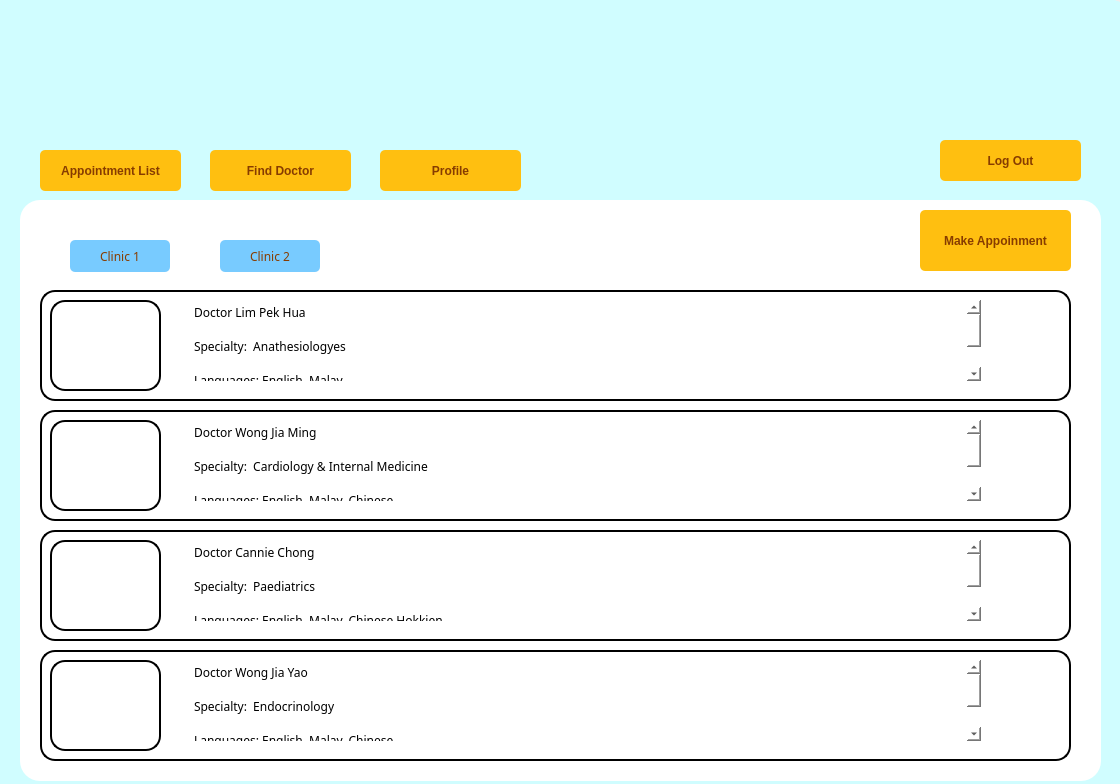
<?xml version="1.0" encoding="UTF-8"?>
<ui version="4.0">
 <class>Form</class>
 <widget class="QWidget" name="Form">
  <property name="geometry">
   <rect>
    <x>0</x>
    <y>0</y>
    <width>1120</width>
    <height>784</height>
   </rect>
  </property>
  <property name="windowTitle">
   <string>Form</string>
  </property>
  <widget class="QWidget" name="widget_2" native="true">
   <property name="geometry">
    <rect>
     <x>0</x>
     <y>0</y>
     <width>1131</width>
     <height>811</height>
    </rect>
   </property>
   <property name="font">
    <font>
     <family>Academy Engraved LET</family>
     <bold>false</bold>
    </font>
   </property>
   <property name="styleSheet">
    <string notr="true">background-color: rgb(208, 253, 255);

border-radius:20px;</string>
   </property>
   <widget class="QWidget" name="widget_3" native="true">
    <property name="geometry">
     <rect>
      <x>-20</x>
      <y>0</y>
      <width>1151</width>
      <height>131</height>
     </rect>
    </property>
    <property name="styleSheet">
     <string notr="true">background-image: url(:/newPrefix/360_F_120571823_uUoCUfnSuxzEgOPj6FQ1nxCHNAw562Fq 2.jpg);</string>
    </property>
   </widget>
   <widget class="QWidget" name="widget_4" native="true">
    <property name="geometry">
     <rect>
      <x>20</x>
      <y>200</y>
      <width>1081</width>
      <height>581</height>
     </rect>
    </property>
    <property name="styleSheet">
     <string notr="true">background-color: rgb(255, 255, 255);</string>
    </property>
    <widget class="QPushButton" name="b5">
     <property name="geometry">
      <rect>
       <x>900</x>
       <y>10</y>
       <width>151</width>
       <height>61</height>
      </rect>
     </property>
     <property name="font">
      <font>
       <family>.AppleSystemUIFont</family>
       <italic>false</italic>
       <bold>true</bold>
       <underline>false</underline>
      </font>
     </property>
     <property name="styleSheet">
      <string notr="true">QPushButton#b5{
background-color:rgb(255,191,16);
color:rgb(135,60,0);
border-radius:5px;
}

QPushButton#b5:pressed{
background-color:rgb(255,255,16);
}
</string>
     </property>
     <property name="text">
      <string>Make Appoinment</string>
     </property>
    </widget>
    <widget class="QPushButton" name="b6">
     <property name="geometry">
      <rect>
       <x>50</x>
       <y>40</y>
       <width>100</width>
       <height>32</height>
      </rect>
     </property>
     <property name="styleSheet">
      <string notr="true">QPushButton#b6{
background-color: rgb(120, 203, 255);
color:rgb(135,60,0);
border-radius:5px;
}

QPushButton#b6:pressed{
background-color:rgb(255,255,16);
}
</string>
     </property>
     <property name="text">
      <string>Clinic 1</string>
     </property>
    </widget>
    <widget class="QPushButton" name="b7">
     <property name="geometry">
      <rect>
       <x>200</x>
       <y>40</y>
       <width>100</width>
       <height>32</height>
      </rect>
     </property>
     <property name="styleSheet">
      <string notr="true">QPushButton#b7{
background-color: rgb(120, 203, 255);
color:rgb(135,60,0);
border-radius:5px;
}

QPushButton#b7:pressed{
background-color:rgb(255,255,16);
}
</string>
     </property>
     <property name="text">
      <string>Clinic 2</string>
     </property>
    </widget>
    <widget class="QLabel" name="label">
     <property name="geometry">
      <rect>
       <x>20</x>
       <y>90</y>
       <width>1031</width>
       <height>111</height>
      </rect>
     </property>
     <property name="styleSheet">
      <string notr="true">background-color: rgb(255, 255, 255);
font: 75 10pt &quot;MS Shell Dlg 2&quot;;
border: 2px solid;
border-radius: 15px;</string>
     </property>
     <property name="text">
      <string/>
     </property>
     <property name="alignment">
      <set>Qt::AlignmentFlag::AlignHCenter|Qt::AlignmentFlag::AlignTop</set>
     </property>
    </widget>
    <widget class="QLabel" name="label_2">
     <property name="geometry">
      <rect>
       <x>20</x>
       <y>210</y>
       <width>1031</width>
       <height>111</height>
      </rect>
     </property>
     <property name="styleSheet">
      <string notr="true">background-color: rgb(255, 255, 255);
font: 75 10pt &quot;MS Shell Dlg 2&quot;;
border: 2px solid;
border-radius: 15px;</string>
     </property>
     <property name="text">
      <string/>
     </property>
     <property name="alignment">
      <set>Qt::AlignmentFlag::AlignHCenter|Qt::AlignmentFlag::AlignTop</set>
     </property>
    </widget>
    <widget class="QLabel" name="label_3">
     <property name="geometry">
      <rect>
       <x>20</x>
       <y>330</y>
       <width>1031</width>
       <height>111</height>
      </rect>
     </property>
     <property name="styleSheet">
      <string notr="true">background-color: rgb(255, 255, 255);
font: 75 10pt &quot;MS Shell Dlg 2&quot;;
border: 2px solid;
border-radius: 15px;</string>
     </property>
     <property name="text">
      <string/>
     </property>
     <property name="alignment">
      <set>Qt::AlignmentFlag::AlignHCenter|Qt::AlignmentFlag::AlignTop</set>
     </property>
    </widget>
    <widget class="QLabel" name="label_4">
     <property name="geometry">
      <rect>
       <x>20</x>
       <y>450</y>
       <width>1031</width>
       <height>111</height>
      </rect>
     </property>
     <property name="styleSheet">
      <string notr="true">background-color: rgb(255, 255, 255);
font: 75 10pt &quot;MS Shell Dlg 2&quot;;
border: 2px solid;
border-radius: 15px;</string>
     </property>
     <property name="text">
      <string/>
     </property>
     <property name="alignment">
      <set>Qt::AlignmentFlag::AlignHCenter|Qt::AlignmentFlag::AlignTop</set>
     </property>
    </widget>
    <widget class="QLabel" name="label_5">
     <property name="geometry">
      <rect>
       <x>30</x>
       <y>100</y>
       <width>111</width>
       <height>91</height>
      </rect>
     </property>
     <property name="styleSheet">
      <string notr="true">border: 2px solid;
border-radius: 15px;
</string>
     </property>
     <property name="text">
      <string/>
     </property>
     <property name="pixmap">
      <pixmap>../.designer/Library/Containers/net.whatsapp.WhatsApp/Data/tmp/documents/8BBA64D9-3516-422A-9B86-19AF1718F8D2/doc1.jpeg</pixmap>
     </property>
     <property name="scaledContents">
      <bool>true</bool>
     </property>
    </widget>
    <widget class="QLabel" name="label_6">
     <property name="geometry">
      <rect>
       <x>30</x>
       <y>220</y>
       <width>111</width>
       <height>91</height>
      </rect>
     </property>
     <property name="styleSheet">
      <string notr="true">border: 2px solid;
border-radius: 15px;
</string>
     </property>
     <property name="text">
      <string/>
     </property>
     <property name="pixmap">
      <pixmap>../.designer/Library/Containers/net.whatsapp.WhatsApp/Data/tmp/documents/8BBA64D9-3516-422A-9B86-19AF1718F8D2/doc1.jpeg</pixmap>
     </property>
     <property name="scaledContents">
      <bool>true</bool>
     </property>
    </widget>
    <widget class="QLabel" name="label_7">
     <property name="geometry">
      <rect>
       <x>30</x>
       <y>340</y>
       <width>111</width>
       <height>91</height>
      </rect>
     </property>
     <property name="styleSheet">
      <string notr="true">border: 2px solid;
border-radius: 15px;
</string>
     </property>
     <property name="text">
      <string/>
     </property>
     <property name="pixmap">
      <pixmap>../.designer/Library/Containers/net.whatsapp.WhatsApp/Data/tmp/documents/8BBA64D9-3516-422A-9B86-19AF1718F8D2/doc1.jpeg</pixmap>
     </property>
     <property name="scaledContents">
      <bool>true</bool>
     </property>
    </widget>
    <widget class="QLabel" name="label_8">
     <property name="geometry">
      <rect>
       <x>30</x>
       <y>460</y>
       <width>111</width>
       <height>91</height>
      </rect>
     </property>
     <property name="styleSheet">
      <string notr="true">border: 2px solid;
border-radius: 15px;
</string>
     </property>
     <property name="text">
      <string/>
     </property>
     <property name="pixmap">
      <pixmap>../.designer/Library/Containers/net.whatsapp.WhatsApp/Data/tmp/documents/8BBA64D9-3516-422A-9B86-19AF1718F8D2/doc1.jpeg</pixmap>
     </property>
     <property name="scaledContents">
      <bool>true</bool>
     </property>
    </widget>
    <widget class="QTextEdit" name="textEdit">
     <property name="geometry">
      <rect>
       <x>170</x>
       <y>100</y>
       <width>791</width>
       <height>81</height>
      </rect>
     </property>
     <property name="styleSheet">
      <string notr="true">background-color: rgb(255, 255, 255);</string>
     </property>
     <property name="html">
      <string>&lt;!DOCTYPE HTML PUBLIC &quot;-//W3C//DTD HTML 4.0//EN&quot; &quot;http://www.w3.org/TR/REC-html40/strict.dtd&quot;&gt;
&lt;html&gt;&lt;head&gt;&lt;meta name=&quot;qrichtext&quot; content=&quot;1&quot; /&gt;&lt;meta charset=&quot;utf-8&quot; /&gt;&lt;style type=&quot;text/css&quot;&gt;
p, li { white-space: pre-wrap; }
hr { height: 1px; border-width: 0; }
li.unchecked::marker { content: &quot;\2610&quot;; }
li.checked::marker { content: &quot;\2612&quot;; }
&lt;/style&gt;&lt;/head&gt;&lt;body style=&quot; font-family:'.AppleSystemUIFont'; font-size:13pt; font-weight:400; font-style:normal;&quot;&gt;
&lt;p style=&quot; margin-top:0px; margin-bottom:0px; margin-left:0px; margin-right:0px; -qt-block-indent:0; text-indent:0px;&quot;&gt;&lt;span style=&quot; font-size:9pt; color:#000000;&quot;&gt;Doctor Lim Pek Hua&lt;/span&gt;&lt;/p&gt;
&lt;p style=&quot;-qt-paragraph-type:empty; margin-top:0px; margin-bottom:0px; margin-left:0px; margin-right:0px; -qt-block-indent:0; text-indent:0px; font-size:9pt; color:#000000;&quot;&gt;&lt;br /&gt;&lt;/p&gt;
&lt;p style=&quot; margin-top:0px; margin-bottom:0px; margin-left:0px; margin-right:0px; -qt-block-indent:0; text-indent:0px;&quot;&gt;&lt;span style=&quot; font-size:9pt; color:#000000;&quot;&gt;Specialty:  Anathesiologyes&lt;/span&gt;&lt;/p&gt;
&lt;p style=&quot;-qt-paragraph-type:empty; margin-top:0px; margin-bottom:0px; margin-left:0px; margin-right:0px; -qt-block-indent:0; text-indent:0px; font-size:9pt; color:#000000;&quot;&gt;&lt;br /&gt;&lt;/p&gt;
&lt;p style=&quot; margin-top:0px; margin-bottom:0px; margin-left:0px; margin-right:0px; -qt-block-indent:0; text-indent:0px;&quot;&gt;&lt;span style=&quot; font-size:9pt; color:#000000;&quot;&gt;Languages: English, Malay&lt;/span&gt;&lt;/p&gt;
&lt;p style=&quot;-qt-paragraph-type:empty; margin-top:0px; margin-bottom:0px; margin-left:0px; margin-right:0px; -qt-block-indent:0; text-indent:0px; font-size:9pt; color:#000000;&quot;&gt;&lt;br /&gt;&lt;/p&gt;
&lt;p style=&quot; margin-top:0px; margin-bottom:0px; margin-left:0px; margin-right:0px; -qt-block-indent:0; text-indent:0px;&quot;&gt;&lt;span style=&quot; font-size:9pt; color:#000000;&quot;&gt;Qualification: MBChb (Leeds University, UK), Master in Anesthesiology (UM) , Fellowship in Intensive Care (MOH)&lt;/span&gt;&lt;/p&gt;&lt;/body&gt;&lt;/html&gt;</string>
     </property>
    </widget>
    <widget class="QTextEdit" name="textEdit_2">
     <property name="geometry">
      <rect>
       <x>170</x>
       <y>220</y>
       <width>791</width>
       <height>81</height>
      </rect>
     </property>
     <property name="styleSheet">
      <string notr="true">background-color: rgb(255, 255, 255);</string>
     </property>
     <property name="html">
      <string>&lt;!DOCTYPE HTML PUBLIC &quot;-//W3C//DTD HTML 4.0//EN&quot; &quot;http://www.w3.org/TR/REC-html40/strict.dtd&quot;&gt;
&lt;html&gt;&lt;head&gt;&lt;meta name=&quot;qrichtext&quot; content=&quot;1&quot; /&gt;&lt;meta charset=&quot;utf-8&quot; /&gt;&lt;style type=&quot;text/css&quot;&gt;
p, li { white-space: pre-wrap; }
hr { height: 1px; border-width: 0; }
li.unchecked::marker { content: &quot;\2610&quot;; }
li.checked::marker { content: &quot;\2612&quot;; }
&lt;/style&gt;&lt;/head&gt;&lt;body style=&quot; font-family:'.AppleSystemUIFont'; font-size:13pt; font-weight:400; font-style:normal;&quot;&gt;
&lt;p style=&quot; margin-top:0px; margin-bottom:0px; margin-left:0px; margin-right:0px; -qt-block-indent:0; text-indent:0px;&quot;&gt;&lt;span style=&quot; font-size:9pt; color:#000000;&quot;&gt;Doctor Wong Jia Ming&lt;/span&gt;&lt;/p&gt;
&lt;p style=&quot;-qt-paragraph-type:empty; margin-top:0px; margin-bottom:0px; margin-left:0px; margin-right:0px; -qt-block-indent:0; text-indent:0px; font-size:9pt; color:#000000;&quot;&gt;&lt;br /&gt;&lt;/p&gt;
&lt;p style=&quot; margin-top:0px; margin-bottom:0px; margin-left:0px; margin-right:0px; -qt-block-indent:0; text-indent:0px;&quot;&gt;&lt;span style=&quot; font-size:9pt; color:#000000;&quot;&gt;Specialty:  Cardiology &amp;amp; Internal Medicine&lt;/span&gt;&lt;/p&gt;
&lt;p style=&quot;-qt-paragraph-type:empty; margin-top:0px; margin-bottom:0px; margin-left:0px; margin-right:0px; -qt-block-indent:0; text-indent:0px; font-size:9pt; color:#000000;&quot;&gt;&lt;br /&gt;&lt;/p&gt;
&lt;p style=&quot; margin-top:0px; margin-bottom:0px; margin-left:0px; margin-right:0px; -qt-block-indent:0; text-indent:0px;&quot;&gt;&lt;span style=&quot; font-size:9pt; color:#000000;&quot;&gt;Languages: English, Malay, Chinese&lt;/span&gt;&lt;/p&gt;
&lt;p style=&quot;-qt-paragraph-type:empty; margin-top:0px; margin-bottom:0px; margin-left:0px; margin-right:0px; -qt-block-indent:0; text-indent:0px; font-size:9pt; color:#000000;&quot;&gt;&lt;br /&gt;&lt;/p&gt;
&lt;p style=&quot; margin-top:0px; margin-bottom:0px; margin-left:0px; margin-right:0px; -qt-block-indent:0; text-indent:0px;&quot;&gt;&lt;span style=&quot; font-size:9pt; color:#000000;&quot;&gt;Qualification: MBBS (Hons) (Aust), MRCP (UK), FRCP (Edin), FCCP (USA), FNHAM, AM (M'sia)&lt;/span&gt;&lt;/p&gt;&lt;/body&gt;&lt;/html&gt;</string>
     </property>
    </widget>
    <widget class="QTextEdit" name="textEdit_3">
     <property name="geometry">
      <rect>
       <x>170</x>
       <y>340</y>
       <width>791</width>
       <height>81</height>
      </rect>
     </property>
     <property name="styleSheet">
      <string notr="true">background-color: rgb(255, 255, 255);</string>
     </property>
     <property name="html">
      <string>&lt;!DOCTYPE HTML PUBLIC &quot;-//W3C//DTD HTML 4.0//EN&quot; &quot;http://www.w3.org/TR/REC-html40/strict.dtd&quot;&gt;
&lt;html&gt;&lt;head&gt;&lt;meta name=&quot;qrichtext&quot; content=&quot;1&quot; /&gt;&lt;meta charset=&quot;utf-8&quot; /&gt;&lt;style type=&quot;text/css&quot;&gt;
p, li { white-space: pre-wrap; }
hr { height: 1px; border-width: 0; }
li.unchecked::marker { content: &quot;\2610&quot;; }
li.checked::marker { content: &quot;\2612&quot;; }
&lt;/style&gt;&lt;/head&gt;&lt;body style=&quot; font-family:'.AppleSystemUIFont'; font-size:13pt; font-weight:400; font-style:normal;&quot;&gt;
&lt;p style=&quot; margin-top:0px; margin-bottom:0px; margin-left:0px; margin-right:0px; -qt-block-indent:0; text-indent:0px;&quot;&gt;&lt;span style=&quot; font-size:9pt; color:#000000;&quot;&gt;Doctor Cannie Chong&lt;/span&gt;&lt;/p&gt;
&lt;p style=&quot;-qt-paragraph-type:empty; margin-top:0px; margin-bottom:0px; margin-left:0px; margin-right:0px; -qt-block-indent:0; text-indent:0px; font-size:9pt; color:#000000;&quot;&gt;&lt;br /&gt;&lt;/p&gt;
&lt;p style=&quot; margin-top:0px; margin-bottom:0px; margin-left:0px; margin-right:0px; -qt-block-indent:0; text-indent:0px;&quot;&gt;&lt;span style=&quot; font-size:9pt; color:#000000;&quot;&gt;Specialty:  Paediatrics&lt;/span&gt;&lt;/p&gt;
&lt;p style=&quot;-qt-paragraph-type:empty; margin-top:0px; margin-bottom:0px; margin-left:0px; margin-right:0px; -qt-block-indent:0; text-indent:0px; font-size:9pt; color:#000000;&quot;&gt;&lt;br /&gt;&lt;/p&gt;
&lt;p style=&quot; margin-top:0px; margin-bottom:0px; margin-left:0px; margin-right:0px; -qt-block-indent:0; text-indent:0px;&quot;&gt;&lt;span style=&quot; font-size:9pt; color:#000000;&quot;&gt;Languages: English, Malay, Chinese,Hokkien&lt;/span&gt;&lt;/p&gt;
&lt;p style=&quot;-qt-paragraph-type:empty; margin-top:0px; margin-bottom:0px; margin-left:0px; margin-right:0px; -qt-block-indent:0; text-indent:0px; font-size:9pt; color:#000000;&quot;&gt;&lt;br /&gt;&lt;/p&gt;
&lt;p style=&quot; margin-top:0px; margin-bottom:0px; margin-left:0px; margin-right:0px; -qt-block-indent:0; text-indent:0px;&quot;&gt;&lt;span style=&quot; font-size:9pt; color:#000000;&quot;&gt;Qualification: MBBS (Manipal), MRCPCH (UK)&lt;/span&gt;&lt;/p&gt;&lt;/body&gt;&lt;/html&gt;</string>
     </property>
    </widget>
    <widget class="QTextEdit" name="textEdit_4">
     <property name="geometry">
      <rect>
       <x>170</x>
       <y>460</y>
       <width>791</width>
       <height>81</height>
      </rect>
     </property>
     <property name="styleSheet">
      <string notr="true">background-color: rgb(255, 255, 255);</string>
     </property>
     <property name="html">
      <string>&lt;!DOCTYPE HTML PUBLIC &quot;-//W3C//DTD HTML 4.0//EN&quot; &quot;http://www.w3.org/TR/REC-html40/strict.dtd&quot;&gt;
&lt;html&gt;&lt;head&gt;&lt;meta name=&quot;qrichtext&quot; content=&quot;1&quot; /&gt;&lt;meta charset=&quot;utf-8&quot; /&gt;&lt;style type=&quot;text/css&quot;&gt;
p, li { white-space: pre-wrap; }
hr { height: 1px; border-width: 0; }
li.unchecked::marker { content: &quot;\2610&quot;; }
li.checked::marker { content: &quot;\2612&quot;; }
&lt;/style&gt;&lt;/head&gt;&lt;body style=&quot; font-family:'.AppleSystemUIFont'; font-size:13pt; font-weight:400; font-style:normal;&quot;&gt;
&lt;p style=&quot; margin-top:0px; margin-bottom:0px; margin-left:0px; margin-right:0px; -qt-block-indent:0; text-indent:0px;&quot;&gt;&lt;span style=&quot; font-size:9pt; color:#000000;&quot;&gt;Doctor Wong Jia Yao&lt;/span&gt;&lt;/p&gt;
&lt;p style=&quot;-qt-paragraph-type:empty; margin-top:0px; margin-bottom:0px; margin-left:0px; margin-right:0px; -qt-block-indent:0; text-indent:0px; font-size:9pt; color:#000000;&quot;&gt;&lt;br /&gt;&lt;/p&gt;
&lt;p style=&quot; margin-top:0px; margin-bottom:0px; margin-left:0px; margin-right:0px; -qt-block-indent:0; text-indent:0px;&quot;&gt;&lt;span style=&quot; font-size:9pt; color:#000000;&quot;&gt;Specialty:  Endocrinology&lt;/span&gt;&lt;/p&gt;
&lt;p style=&quot;-qt-paragraph-type:empty; margin-top:0px; margin-bottom:0px; margin-left:0px; margin-right:0px; -qt-block-indent:0; text-indent:0px; font-size:9pt; color:#000000;&quot;&gt;&lt;br /&gt;&lt;/p&gt;
&lt;p style=&quot; margin-top:0px; margin-bottom:0px; margin-left:0px; margin-right:0px; -qt-block-indent:0; text-indent:0px;&quot;&gt;&lt;span style=&quot; font-size:9pt; color:#000000;&quot;&gt;Languages: English, Malay, Chinese&lt;/span&gt;&lt;/p&gt;
&lt;p style=&quot;-qt-paragraph-type:empty; margin-top:0px; margin-bottom:0px; margin-left:0px; margin-right:0px; -qt-block-indent:0; text-indent:0px; font-size:9pt; color:#000000;&quot;&gt;&lt;br /&gt;&lt;/p&gt;
&lt;p style=&quot; margin-top:0px; margin-bottom:0px; margin-left:0px; margin-right:0px; -qt-block-indent:0; text-indent:0px;&quot;&gt;&lt;span style=&quot; font-size:9pt; color:#000000;&quot;&gt;Qualification: MBBS (Manipal), MRCPCH (UK)&lt;/span&gt;&lt;/p&gt;&lt;/body&gt;&lt;/html&gt;</string>
     </property>
    </widget>
   </widget>
   <widget class="QPushButton" name="b2">
    <property name="geometry">
     <rect>
      <x>40</x>
      <y>150</y>
      <width>141</width>
      <height>41</height>
     </rect>
    </property>
    <property name="font">
     <font>
      <family>.AppleSystemUIFont</family>
      <italic>false</italic>
      <bold>true</bold>
      <underline>false</underline>
     </font>
    </property>
    <property name="styleSheet">
     <string notr="true">QPushButton#b2{
background-color:rgb(255,191,16);
color:rgb(135,60,0);
border-radius:5px;
}

QPushButton#b2:pressed{
background-color:rgb(255,255,16);
}
</string>
    </property>
    <property name="text">
     <string>Appointment List</string>
    </property>
   </widget>
   <widget class="QPushButton" name="b3">
    <property name="geometry">
     <rect>
      <x>210</x>
      <y>150</y>
      <width>141</width>
      <height>41</height>
     </rect>
    </property>
    <property name="font">
     <font>
      <family>.AppleSystemUIFont</family>
      <italic>false</italic>
      <bold>true</bold>
      <underline>false</underline>
     </font>
    </property>
    <property name="styleSheet">
     <string notr="true">QPushButton#b3{
background-color:rgb(255,191,16);
color:rgb(135,60,0);
border-radius:5px;
}

QPushButton#b3:pressed{
background-color:rgb(255,255,16);
}
</string>
    </property>
    <property name="text">
     <string>Find Doctor</string>
    </property>
   </widget>
   <widget class="QPushButton" name="b1">
    <property name="geometry">
     <rect>
      <x>380</x>
      <y>150</y>
      <width>141</width>
      <height>41</height>
     </rect>
    </property>
    <property name="font">
     <font>
      <family>.AppleSystemUIFont</family>
      <bold>true</bold>
     </font>
    </property>
    <property name="styleSheet">
     <string notr="true">QPushButton#b1{
background-color:rgb(255,191,16);
color:rgb(135,60,0);
border-radius:5px;
}

QPushButton#b1:pressed{
background-color:rgb(255,255,16);
}
</string>
    </property>
    <property name="text">
     <string>Profile</string>
    </property>
   </widget>
   <widget class="QPushButton" name="b4">
    <property name="geometry">
     <rect>
      <x>940</x>
      <y>140</y>
      <width>141</width>
      <height>41</height>
     </rect>
    </property>
    <property name="font">
     <font>
      <family>.AppleSystemUIFont</family>
      <italic>false</italic>
      <bold>true</bold>
      <underline>false</underline>
     </font>
    </property>
    <property name="styleSheet">
     <string notr="true">QPushButton#b4{
background-color:rgb(255,191,16);
color:rgb(135,60,0);
border-radius:5px;
}

QPushButton#b4:pressed{
background-color:rgb(255,255,16);
}
</string>
    </property>
    <property name="text">
     <string>Log Out</string>
    </property>
   </widget>
  </widget>
 </widget>
 <resources>
  <include location="untitled folder/image.qrc"/>
 </resources>
 <connections/>
</ui>
